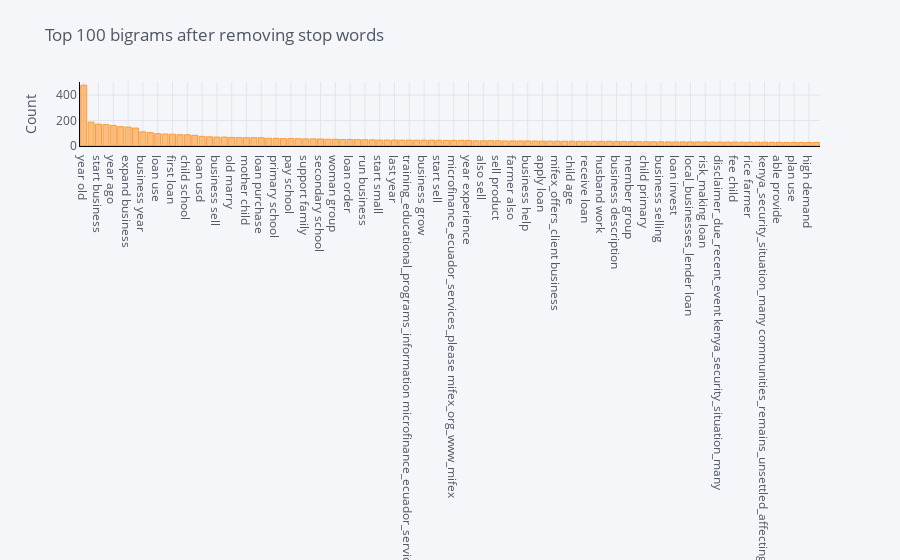

The notebook cell saved with this chart:
### Markdown cell above
## 100 bigramas mais frequentes no corpus

### Code cell
plot_model(plot = 'bigram')

### Figure 1 — Plotly figure (JSON) as saved in the notebook; plotly's stock layout.template omitted (floating-point values rounded to 4 significant figures)
{"data": [{"marker": {"color": "rgba(255, 153, 51, 0.6)", "line": {"color": "rgba(255, 153, 51, 1.0)", "width": 1}}, "name": "count", "orientation": "v", "text": "", "type": "bar", "x": ["year old", "request loan", "start business", "marry child", "year ago", "loan buy", "expand business", "use loan", "business year", "school fee", "loan use", "old child", "first loan", "old married", "child school", "repay loan", "loan usd", "second loan", "business sell", "work hard", "old marry", "small business", "mother child", "hard work", "loan purchase", "married child", "primary school", "business able", "pay school", "use buy", "support family", "educate child", "secondary school", "increase income", "woman group", "increase stock", "loan order", "child live", "run business", "sell clothing", "start small", "need loan", "last year", "business training_educational_programs_information", "training_educational_programs_information microfinance_ecuador_services_please", "loan able", "business grow", "group member", "start sell", "help business", "microfinance_ecuador_services_please mifex_org_www_mifex", "mifex_org_www_mifex org", "year experience", "husband child", "also sell", "able buy", "sell product", "operate business", "farmer also", "high school", "business help", "child child", "apply loan", "give loan", "mifex_offers_client business", "begin business", "child age", "go school", "receive loan", "willing_repay loan", "husband work", "loan help", "business description", "provide family", "member group", "attend school", "child primary", "old mother", "business selling", "loan risk_willing_accept_additional", "loan invest", "risk_willing_accept_additional risk_making", "local_businesses_lender loan", "many local_businesses_lender", "risk_making loan", "communities_remains_unsettled_affecting many", "disclaimer_due_recent_event kenya_security_situation_many", "family need", "fee child", "loan pemci", "rice farmer", "pay loan", "kenya_security_situation_many communities_remains_unsettled_affecting", "child also", "able provide", "business loan", "plan use", "grow business", "high demand", "live child"], "y": [478, 188, 172, 168, 162, 152, 149, 141, 111, 105, 97, 94, 93, 89, 88, 84, 76, 72, 70, 70, 67, 66, 65, 65, 65, 61, 60, 58, 58, 57, 56, 56, 55, 53, 53, 51, 51, 50, 49, 48, 47, 47, 47, 46, 46, 46, 46, 46, 45, 44, 44, 44, 43, 41, 41, 41, 41, 40, 40, 40, 40, 39, 39, 38, 38, 38, 38, 37, 37, 37, 37, 37, 36, 36, 35, 34, 33, 33, 33, 32, 32, 32, 32, 32, 32, 31, 31, 31, 31, 30, 30, 30, 30, 29, 29, 28, 28, 28, 28, 28]}], "layout": {"legend": {"bgcolor": "#F5F6F9", "font": {"color": "#4D5663"}}, "paper_bgcolor": "#F5F6F9", "plot_bgcolor": "#F5F6F9", "title": {"font": {"color": "#4D5663"}, "text": "Top 100 bigrams after removing stop words"}, "xaxis": {"gridcolor": "#E1E5ED", "linecolor": "black", "showgrid": true, "tickfont": {"color": "#4D5663"}, "title": {"font": {"color": "#4D5663"}, "text": ""}, "zerolinecolor": "#E1E5ED"}, "yaxis": {"gridcolor": "#E1E5ED", "linecolor": "black", "showgrid": true, "tickfont": {"color": "#4D5663"}, "title": {"font": {"color": "#4D5663"}, "text": "Count"}, "zerolinecolor": "#E1E5ED"}}}
